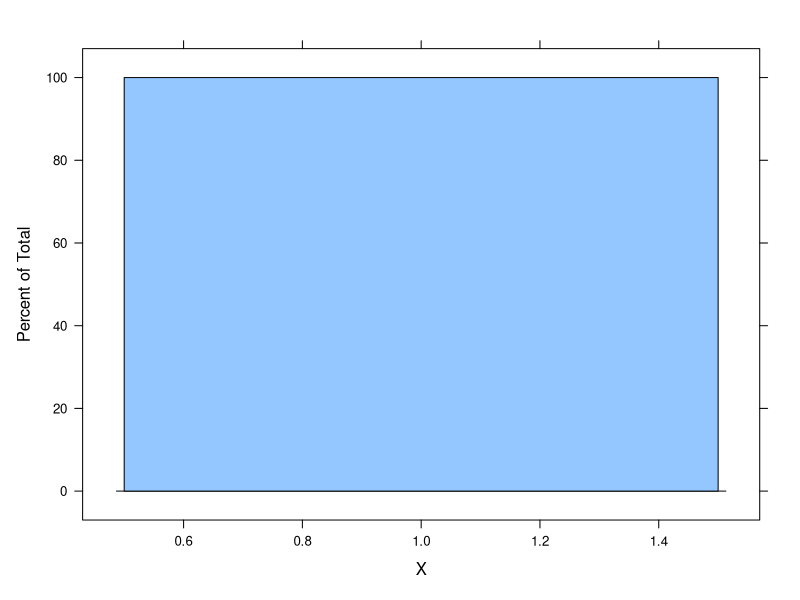

Source code (R):
#!/usr/bin/r

# We use the notation a ∗j to correspond to the j th column of the matrix A
# and use a i∗ to represent the (column) vector that corresponds to the i th 
# row.
# The ﬁrst row is the 1 st (ﬁrst) row, and the ﬁrst column is the 1 st (ﬁrst)
# column. (Again, we remark that computer entities used in some systems to
# represent matrices and to store elements of matrices as computer data some-
# times index the elements beginning with 0. Furthermore, some systems use the
# ﬁrst index to represent the column and the second index to indicate the row.
# We are not speaking here of the storage order — “row major” versus “column
# major” — we address that later, in Chapter 11. Rather, we are speaking of the
# mechanism of referring to the abstract entities. In image processing, for 
# exam-
# ple, it is common practice to use the ﬁrst index to represent the column and
# the second index to represent the row. In the software package PV-Wave, for
# example, there are two diﬀerent kinds of two-dimensional objects: “arrays”, 
# in
# which the indexing is done as in image processing, and “matrices”, in which
# the indexing is done as we have described.)
n = 1
j <- rnorm(100)
j

jh <- c(100 * 10 + sin(2))
jh

a <- c(111, 1112, 111, 1112)
a

# We also write the matrix A above as
a <- rnorm(1110)
a

# with the indices i and j ranging over {1, . . . , n} and {1, . . . , m}, 
# respectively.
# We use the notation A n×m to refer to the matrix A and simultaneously to
# indicate that it is n × m, and we use the notation
# IR n×m
m <- 12
i <- c(1,1,1,n)
j <- c(1,1,1,m)

i * j

# to refer to the set of all n × m matrices with real elements.
# We use the notation (A) ij to refer to the element in the i th row and the
# th
# j column of the matrix A; that is, in equation (1.3), (A) ij = a ij .
# Although vectors are column vectors and the notation in equations (1.1)
# and (1.2) represents the same entity, that would not be the same for matrices.
# If x 1 , . . . , x n are scalars
ij <- i
j <- a
ij <- a

ij
j
ij


# then X is an n × 1 matrix and Y is a 1 × n matrix (and Y is the transpose
# of X). Although an n × 1 matrix is a different type of object from a vector,
X <- n * 1
Y <- 1 * n

X
Y

# we may treat X in equation (1.5) or Y T in equation (1.6) as a vector when
# it is convenient to do so. Furthermore, although a 1 × 1 matrix, a 1-vector,
# and a scalar are all fundamentally diﬀerent types of objects, we will treat a
# one by one matrix or a vector with only one element as a scalar whenever it
# is convenient.
treering + X
treering + Y

# One of the most important uses of matrices is as a transformation of a vec-
# tor by vector/matrix multiplication. Such transformations are linear (a term
# that we deﬁne later). Although one can occasionally proﬁtably distinguish ma-
# trices from linear transformations on vectors, for our present purposes there
# is no advantage in doing so. We will often treat matrices and linear transfor-
# mations as equivalent.
lattice::histogram(X)

# Many of the properties of vectors and matrices we discuss hold for an
# inﬁnite number of elements, but we will assume throughout this book that
# the number is ﬁnite.
Inf + X
Inf + Y

# Subvectors and Submatrices
# We sometimes ﬁnd it useful to work with only some of the elements of a
# vector or matrix. We refer to the respective arrays as “subvectors” or “sub-
# matrices”. We also allow the rearrangement of the elements by row or column
# permutations and still consider the resulting object as a subvector or subma-
# trix. In Chapter 3, we will consider special forms of submatrices formed by
# “partitions” of given matrices.

# 1.4 Representation of Data
# Before we can do any serious analysis of data, the data must be represented
# in some structure that is amenable to the operations of the analysis. In sim-
# pole cases, the data are represented by a list of scalar values. The ordering 
# in
# the list may be unimportant, and the analysis may just consist of compute-
# son of simple summary statistics. In other cases, the list represents a time
# series of observations, and the relationships of observations to each other 
# as
# a function of their distance apart in the list are of interest. Often, the 
# data
# can be represented meaningfully in two lists that are related to each other 
# by
# the positions in the lists. The generalization of this representation is a 
# two-
# dimensional array in which each column corresponds to a particular type of
# data.

# A major consideration, of course, is the nature of the individual items of
# data. The observational data may be in various forms: quantitative measures,
# colors, text strings, and so on. Prior to most analyses of data, they must be
# represented as real numbers. In some cases, they can be represented easily
# as real numbers, although there may be restrictions on the mapping into the
# reals. (For example, do the data naturally assume only integral values, or
# could any real number be mapped back to a possible observation?)
major <- RUnit::checkTrue(expr = TRUE, msg = "cured TRUE message real numbers")
major
